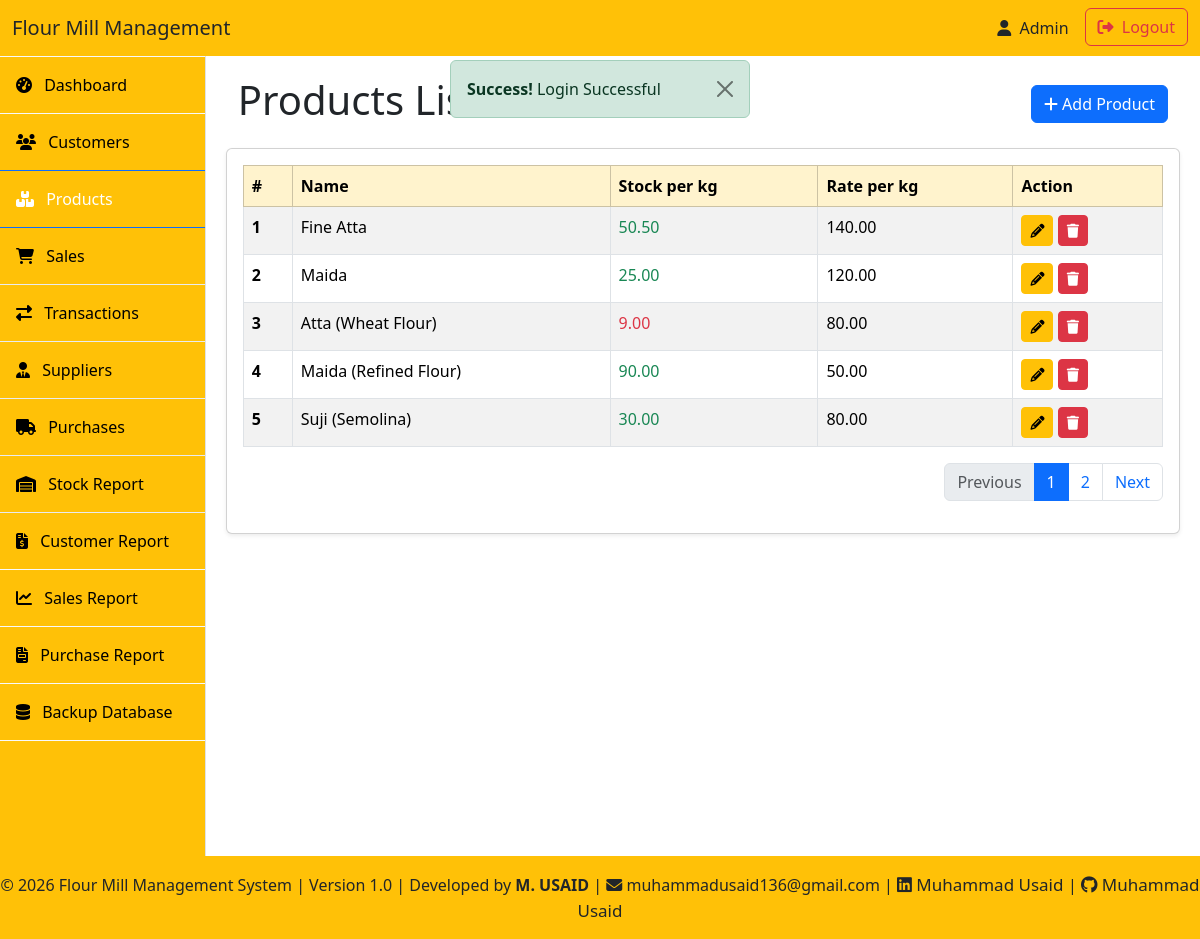
The app's page /products/product_list.php (signed in) with its own data.
### tables this page shows
CREATE TABLE `products` (
  `id` int(11) NOT NULL AUTO_INCREMENT,
  `name` varchar(255) NOT NULL,
  `created_at` timestamp NOT NULL DEFAULT current_timestamp(),
  `updated_at` timestamp NOT NULL DEFAULT current_timestamp() ON UPDATE current_timestamp(),
  `stock_kg` decimal(10,2) DEFAULT NULL,
  `rate_per_kg` decimal(10,2) DEFAULT NULL,
  PRIMARY KEY (`id`)
);

### products/product_list.php (the view, shortened to what this page needs)
<?php
include "../includes/init.php";
include "../layout/header.php";
$limit = 5;
$page = isset($_GET['page']) ? (int) $_GET['page'] : 1;
$offset = ($page - 1) * $limit;
$stmt = mysqli_prepare($conn, "
SELECT * FROM products
    ORDER BY created_at DESC
    LIMIT ? OFFSET ?
");
mysqli_stmt_bind_param($stmt, "ii", $limit, $offset);
mysqli_stmt_execute($stmt);
$result = mysqli_stmt_get_result($stmt);
$stmt2 = mysqli_prepare($conn, "
SELECT COUNT(*) FROM products
");
mysqli_stmt_execute($stmt2);
mysqli_stmt_bind_result($stmt2, $total_products);
$total_products_pages = ceil($total_products / $limit);
?>
<div class="container-fluid">
    <div class="d-flex justify-content-between align-items-center mb-3">
        <h1>Products List</h1>
        <a href="product_add.php" class="btn btn-primary">
            <i class="fa fa-add"></i> Add Product
        </a>
    </div>
</div>
<div class="card shadow-sm">
    <div class="card-body">
        <div class="table-responsive">
            <table class="table table-bordered table-striped">
                <thead class="table-warning">
                    <tr>
                        <th scope="col">#</th>
                        <th scope="col">Name</th>
                        <th scope="col">Stock per kg</th>
                        <th scope="col">Rate per kg</th>
                        <th scope="col">Action</th>
                    </tr>
                </thead>
                <tbody>
                    <?php $counter = 1 + $offset; ?>
                    <?php while ($row = mysqli_fetch_assoc($result)): ?>
                        <tr>
                            <th scope="row"><?= $counter; ?></th>
                            <td><?= $row['name']; ?></td>
                            <td class="<?= ($row['stock_kg'] < 10) ? 'text-danger' : 'text-success' ?>"><?= $row['stock_kg']; ?></td>
                            <td><?= $row['rate_per_kg']; ?></td>
                            <td>
                                <a href="product_edit.php?id=<?= $row['id']; ?>"
                                    class="btn btn-warning btn-sm">
                                    <i class="fa fa-pencil"></i>
                                </a>
                                <a href="product_delete.php?id=<?= $row['id']; ?>"
                                    class="btn btn-danger btn-sm"
                                    onclick="return confirm('Are you sure you want to delete this product?')">
                                    <i class="fa fa-trash"></i>
                                </a>
                            </td>
                        </tr>
                        <?php $counter++; ?>
                    <?php endwhile; ?>
                </tbody>
            </table>
            <nav aria-label="Page navigation">
                <ul class="pagination justify-content-end mt-2">
                    <li class="page-item <?php if ($page <= 1) echo 'disabled'; ?>">
                        <a class="page-link" href="<?php if ($page <= 1) echo '#';
                                                    else echo '?page=' . ($page - 1); ?>">Previous</a>
                    </li>
                    <?php for ($i = 1; $i <= $total_products_pages; $i++): ?>
                        <li class="page-item <?php if ($page == $i) echo 'active'; ?>">
                            <a class="page-link" href="?page=<?= $i; ?>"><?= $i; ?></a>
                        </li>
                    <?php endfor; ?>
                    <li class="page-item <?php if ($page >= $total_products_pages) echo 'disabled'; ?>">
                        <a class="page-link" href="<?php if ($page >= $total_products_pages) echo '#';
                                                    else echo '&page=' . ($page + 1); ?>">Next</a>
                    </li>
                </ul>
            </nav>
        </div>
    </div>
</div>
<?php include "../layout/footer.php";
?>

### layout/header.php (style rules this page uses)
body { overflow-x: hidden; }

### records on screen
products: name "Fine Atta", stock_kg "50.50", rate_per_kg "140.00"
products: name "Maida", stock_kg "25.00", rate_per_kg "120.00"
products: name "Atta (Wheat Flour)", stock_kg "9.00", rate_per_kg "80.00"
products: name "Maida (Refined Flour)", stock_kg "90.00", rate_per_kg "50.00"
products: name "Suji (Semolina)", stock_kg "30.00", rate_per_kg "80.00"

### other values on screen
$msg "Login Successful"
